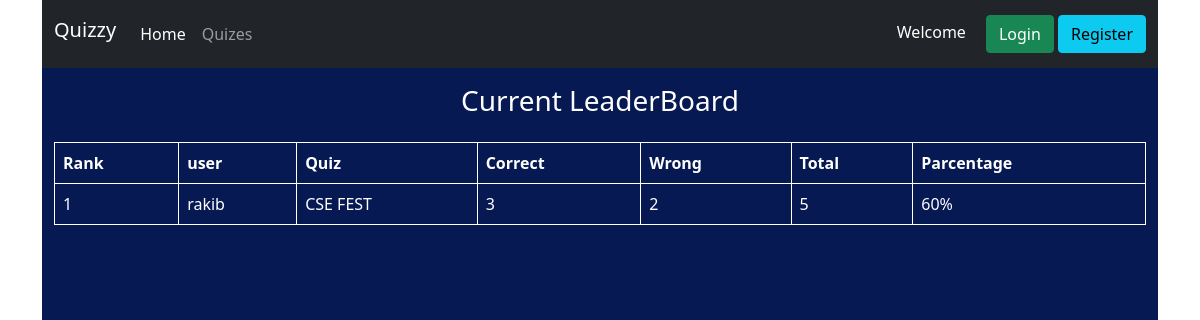
Screenshot of /quiz/leaderboard/1/ with the database file from the repository.
### quiz/models.py (models this page shows)
class user_history(models.Model):
    user = models.ForeignKey(User,on_delete=models.CASCADE,)
    quiz = models.ForeignKey(Quiz,on_delete=models.CASCADE)
    total = models.IntegerField(null=True)
    correct = models.IntegerField(null=True)
    wrong = models.IntegerField(null=True)
    parcentage = models.IntegerField(null=True)
    date_taken = models.DateTimeField(auto_now_add=True)
    def __str__(self):
        return self.user.username

class Quiz(models.Model):
    title = models.CharField(max_length=255)
    slug = models.SlugField(max_length=100, unique=True)
    description = models.TextField()
    category = models.ForeignKey(Category, on_delete=models.CASCADE)
    created_date = models.DateTimeField(auto_now_add=True)
    number_of_questions = models.IntegerField(default=1)
    time = models.IntegerField(help_text="Duration of the quiz in seconds", default="1")
    created_at = models.DateTimeField(auto_now_add=True)
    modified_date = models.DateTimeField(auto_now=True)
    has_time_limit = models.BooleanField(default=False)
    def __str__(self):
        return self.title

### quiz/views.py (the view)
# urls.py: path('leaderboard/<int:quiz_id>/',views.leaderboard,name = 'leaderboard'),
def leaderboard(request,quiz_id):
    history = user_history.objects.filter(quiz=quiz_id).order_by('-parcentage')
    print(history)
    return render(request,'leaderboard.html',{'history':history})

### quiz/templates/leaderboard.html (shortened to what this page needs)
{% extends 'base.html' %}
{% block content %}
    <div class="container text-white vh-100" style="background-color: #071952;">
        <h3 class="py-3 text-center">Current LeaderBoard</h3>
          <table class="table text-white p-4">
              <thead>
                <tr>
                  <th scope="col">Rank</th>
                  <th scope="col">user</th>
                  <th scope="col">Quiz</th>
                  <th scope="col">Correct</th>
                  <th scope="col">Wrong</th>
                  <th scope="col">Total</th>
                  <th scope="col">Parcentage</th>
                </tr>
              </thead>
              <tbody>
                {% for h in history %}
                <tr>
                  <td>{{ forloop.counter }}</td>
                  <td>{{h.user}}</td>
                  <td>{{h.quiz}}</td>
                  <td>{{h.correct}}</td>
                  <td>{{h.wrong}}</td>
                  <td>{{h.total}}</td>
                  <td>{{h.parcentage}}&percnt;</td>
                </tr>
                {% endfor %}
              </tbody>
            </table>
      </div>
{% endblock  %}

### rows the page displays
user_history: user "rakib", quiz "CSE FEST", correct "3", wrong "2", total "5", parcentage "60"
